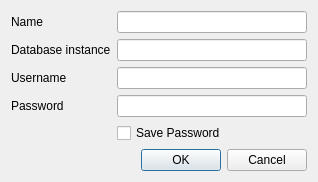
<?xml version="1.0" encoding="UTF-8"?>
<ui version="4.0">
 <class>OracleConnectGuiBase</class>
 <widget class="QDialog" name="OracleConnectGuiBase">
  <property name="geometry">
   <rect>
    <x>0</x>
    <y>0</y>
    <width>318</width>
    <height>177</height>
   </rect>
  </property>
  <property name="windowTitle">
   <string>Create Oracle Connection</string>
  </property>
  <property name="windowIcon">
   <iconset>
    <normaloff/>
   </iconset>
  </property>
  <layout class="QFormLayout" name="formLayout">
   <item row="0" column="0">
    <widget class="QLabel" name="TextLabel1_2">
     <property name="text">
      <string>Name</string>
     </property>
     <property name="buddy">
      <cstring>txtName</cstring>
     </property>
    </widget>
   </item>
   <item row="0" column="1">
    <widget class="QLineEdit" name="txtName">
     <property name="toolTip">
      <string>Name of the new connection</string>
     </property>
    </widget>
   </item>
   <item row="1" column="0">
    <widget class="QLabel" name="TextLabel2">
     <property name="text">
      <string>Database instance</string>
     </property>
     <property name="buddy">
      <cstring>txtDatabase</cstring>
     </property>
    </widget>
   </item>
   <item row="1" column="1">
    <widget class="QLineEdit" name="txtDatabase"/>
   </item>
   <item row="2" column="0">
    <widget class="QLabel" name="TextLabel3">
     <property name="text">
      <string>Username</string>
     </property>
     <property name="buddy">
      <cstring>txtUsername</cstring>
     </property>
    </widget>
   </item>
   <item row="2" column="1">
    <widget class="QLineEdit" name="txtUsername"/>
   </item>
   <item row="3" column="0">
    <widget class="QLabel" name="TextLabel3_2">
     <property name="text">
      <string>Password</string>
     </property>
     <property name="buddy">
      <cstring>txtPassword</cstring>
     </property>
    </widget>
   </item>
   <item row="3" column="1">
    <widget class="QLineEdit" name="txtPassword">
     <property name="echoMode">
      <enum>QLineEdit::Password</enum>
     </property>
    </widget>
   </item>
   <item row="6" column="0" colspan="2">
    <widget class="QDialogButtonBox" name="buttonBox">
     <property name="standardButtons">
      <set>QDialogButtonBox::Cancel|QDialogButtonBox::Ok</set>
     </property>
    </widget>
   </item>
   <item row="4" column="1">
    <widget class="QCheckBox" name="chkStorePassword">
     <property name="text">
      <string>Save Password</string>
     </property>
    </widget>
   </item>
  </layout>
 </widget>
 <layoutdefault spacing="6" margin="11"/>
 <tabstops>
  <tabstop>txtName</tabstop>
  <tabstop>txtDatabase</tabstop>
  <tabstop>txtUsername</tabstop>
  <tabstop>txtPassword</tabstop>
  <tabstop>chkStorePassword</tabstop>
  <tabstop>buttonBox</tabstop>
 </tabstops>
 <resources/>
 <connections/>
</ui>
